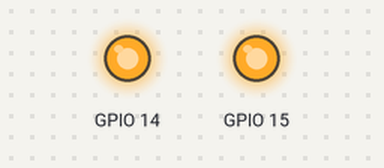
The program below on a simulated Raspberry Pi (BCM pin numbers). Parts: output pins drawn as LEDs (lit = HIGH). At 2.0 s the program stops and its outputs stay as they are.

Above: at 0.1 s.
At 2.1 s:
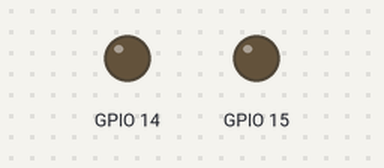
Timing chart, 0 to 3.5 s (numbered marks = the images above):
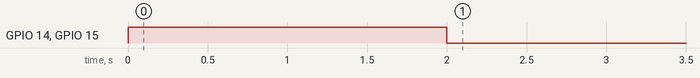

Measured:
- by itself, GPIO 14, GPIO 15: LOW → HIGH at 0.00 s, → LOW 2.0 s later

The program:

pwm_1.py
```python
import RPi.GPIO as gpio
import time
gpio.setmode(gpio.BCM)
gpio.setwarnings(False)
gpio.setup(14,gpio.OUT)
gpio.setup(15,gpio.OUT)

##p = gpio.PWM(14,80)
##p.start(90)
gpio.output(14,True)
gpio.output(15,True)
time.sleep(2)
gpio.output(14,False)
gpio.output(15,False)
##p.stop()
gpio.cleanup()
```
